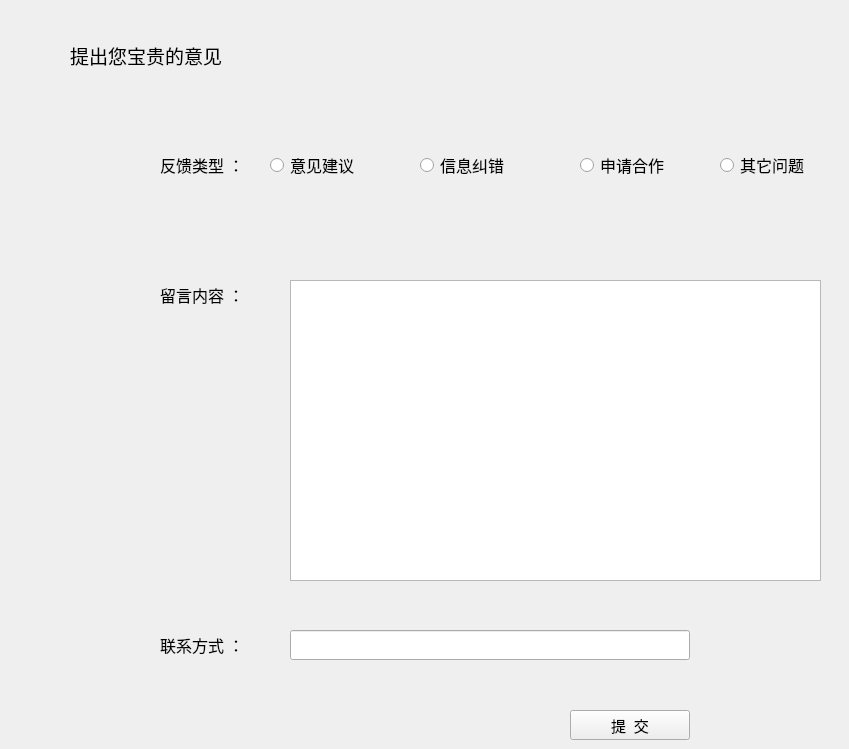
   <widget class="QWidget" name="page_3">
    <widget class="QLabel" name="MailText0_2">
     <property name="geometry">
      <rect>
       <x>70</x>
       <y>40</y>
       <width>250</width>
       <height>30</height>
      </rect>
     </property>
     <property name="minimumSize">
      <size>
       <width>250</width>
       <height>30</height>
      </size>
     </property>
     <property name="maximumSize">
      <size>
       <width>250</width>
       <height>30</height>
      </size>
     </property>
     <property name="font">
      <font>
       <family>浪漫雅圆</family>
       <pointsize>14</pointsize>
      </font>
     </property>
     <property name="text">
      <string>提出您宝贵的意见</string>
     </property>
    </widget>
    <widget class="QLabel" name="MailText0_3">
     <property name="geometry">
      <rect>
       <x>160</x>
       <y>150</y>
       <width>100</width>
       <height>30</height>
      </rect>
     </property>
     <property name="minimumSize">
      <size>
       <width>100</width>
       <height>30</height>
      </size>
     </property>
     <property name="maximumSize">
      <size>
       <width>100</width>
       <height>30</height>
      </size>
     </property>
     <property name="font">
      <font>
       <family>浪漫雅圆</family>
       <pointsize>12</pointsize>
      </font>
     </property>
     <property name="text">
      <string>反馈类型 ：</string>
     </property>
    </widget>
    <widget class="QLabel" name="MailText0_4">
     <property name="geometry">
      <rect>
       <x>160</x>
       <y>280</y>
       <width>100</width>
       <height>30</height>
      </rect>
     </property>
     <property name="minimumSize">
      <size>
       <width>100</width>
       <height>30</height>
      </size>
     </property>
     <property name="maximumSize">
      <size>
       <width>100</width>
       <height>30</height>
      </size>
     </property>
     <property name="font">
      <font>
       <family>浪漫雅圆</family>
       <pointsize>12</pointsize>
      </font>
     </property>
     <property name="text">
      <string>留言内容 ：</string>
     </property>
    </widget>
    <widget class="QLabel" name="MailText0_5">
     <property name="geometry">
      <rect>
       <x>160</x>
       <y>630</y>
       <width>100</width>
       <height>30</height>
      </rect>
     </property>
     <property name="minimumSize">
      <size>
       <width>100</width>
       <height>30</height>
      </size>
     </property>
     <property name="maximumSize">
      <size>
       <width>100</width>
       <height>30</height>
      </size>
     </property>
     <property name="font">
      <font>
       <family>浪漫雅圆</family>
       <pointsize>12</pointsize>
      </font>
     </property>
     <property name="text">
      <string>联系方式 ：</string>
     </property>
    </widget>
    <widget class="QPushButton" name="sendsuggestion">
     <property name="geometry">
      <rect>
       <x>570</x>
       <y>710</y>
       <width>120</width>
       <height>30</height>
      </rect>
     </property>
     <property name="minimumSize">
      <size>
       <width>120</width>
       <height>30</height>
      </size>
     </property>
     <property name="maximumSize">
      <size>
       <width>120</width>
       <height>30</height>
      </size>
     </property>
     <property name="font">
      <font>
       <family>浪漫雅圆</family>
       <pointsize>11</pointsize>
      </font>
     </property>
     <property name="text">
      <string>提  交</string>
     </property>
    </widget>
    <widget class="QLineEdit" name="contact">
     <property name="geometry">
      <rect>
       <x>290</x>
       <y>630</y>
       <width>400</width>
       <height>30</height>
      </rect>
     </property>
     <property name="minimumSize">
      <size>
       <width>400</width>
       <height>30</height>
      </size>
     </property>
     <property name="maximumSize">
      <size>
       <width>400</width>
       <height>30</height>
      </size>
     </property>
     <property name="font">
      <font>
       <family>Microsoft YaHei</family>
       <pointsize>12</pointsize>
      </font>
     </property>
     <property name="text">
      <string/>
     </property>
    </widget>
    <widget class="QTextEdit" name="suggestion">
     <property name="geometry">
      <rect>
       <x>290</x>
       <y>280</y>
       <width>531</width>
       <height>301</height>
      </rect>
     </property>
     <property name="font">
      <font>
       <family>浪漫雅圆</family>
       <pointsize>12</pointsize>
      </font>
     </property>
     <property name="html">
      <string>&lt;!DOCTYPE HTML PUBLIC &quot;-//W3C//DTD HTML 4.0//EN&quot; &quot;http://www.w3.org/TR/REC-html40/strict.dtd&quot;&gt;
&lt;html&gt;&lt;head&gt;&lt;meta name=&quot;qrichtext&quot; content=&quot;1&quot; /&gt;&lt;style type=&quot;text/css&quot;&gt;
p, li { white-space: pre-wrap; }
&lt;/style&gt;&lt;/head&gt;&lt;body style=&quot; font-family:'浪漫雅圆'; font-size:12pt; font-weight:400; font-style:normal;&quot;&gt;
&lt;p align=&quot;justify&quot; style=&quot;-qt-paragraph-type:empty; margin-top:0px; margin-bottom:0px; margin-left:0px; margin-right:0px; -qt-block-indent:0; text-indent:0px;&quot;&gt;&lt;br /&gt;&lt;/p&gt;&lt;/body&gt;&lt;/html&gt;</string>
     </property>
    </widget>
    <widget class="QRadioButton" name="button0">
     <property name="geometry">
      <rect>
       <x>270</x>
       <y>150</y>
       <width>120</width>
       <height>30</height>
      </rect>
     </property>
     <property name="minimumSize">
      <size>
       <width>120</width>
       <height>30</height>
      </size>
     </property>
     <property name="maximumSize">
      <size>
       <width>120</width>
       <height>30</height>
      </size>
     </property>
     <property name="font">
      <font>
       <family>浪漫雅圆</family>
       <pointsize>12</pointsize>
      </font>
     </property>
     <property name="text">
      <string>意见建议</string>
     </property>
    </widget>
    <widget class="QRadioButton" name="button1">
     <property name="geometry">
      <rect>
       <x>420</x>
       <y>150</y>
       <width>120</width>
       <height>30</height>
      </rect>
     </property>
     <property name="minimumSize">
      <size>
       <width>120</width>
       <height>30</height>
      </size>
     </property>
     <property name="maximumSize">
      <size>
       <width>120</width>
       <height>30</height>
      </size>
     </property>
     <property name="font">
      <font>
       <family>浪漫雅圆</family>
       <pointsize>12</pointsize>
      </font>
     </property>
     <property name="text">
      <string>信息纠错</string>
     </property>
    </widget>
    <widget class="QRadioButton" name="button2">
     <property name="geometry">
      <rect>
       <x>580</x>
       <y>150</y>
       <width>120</width>
       <height>30</height>
      </rect>
     </property>
     <property name="minimumSize">
      <size>
       <width>120</width>
       <height>30</height>
      </size>
     </property>
     <property name="maximumSize">
      <size>
       <width>120</width>
       <height>30</height>
      </size>
     </property>
     <property name="font">
      <font>
       <family>浪漫雅圆</family>
       <pointsize>12</pointsize>
      </font>
     </property>
     <property name="text">
      <string>申请合作</string>
     </property>
    </widget>
    <widget class="QRadioButton" name="button3">
     <property name="geometry">
      <rect>
       <x>720</x>
       <y>150</y>
       <width>120</width>
       <height>30</height>
      </rect>
     </property>
     <property name="minimumSize">
      <size>
       <width>120</width>
       <height>30</height>
      </size>
     </property>
     <property name="maximumSize">
      <size>
       <width>120</width>
       <height>30</height>
      </size>
     </property>
     <property name="font">
      <font>
       <family>浪漫雅圆</family>
       <pointsize>12</pointsize>
      </font>
     </property>
     <property name="text">
      <string>其它问题</string>
     </property>
    </widget>
   </widget>
